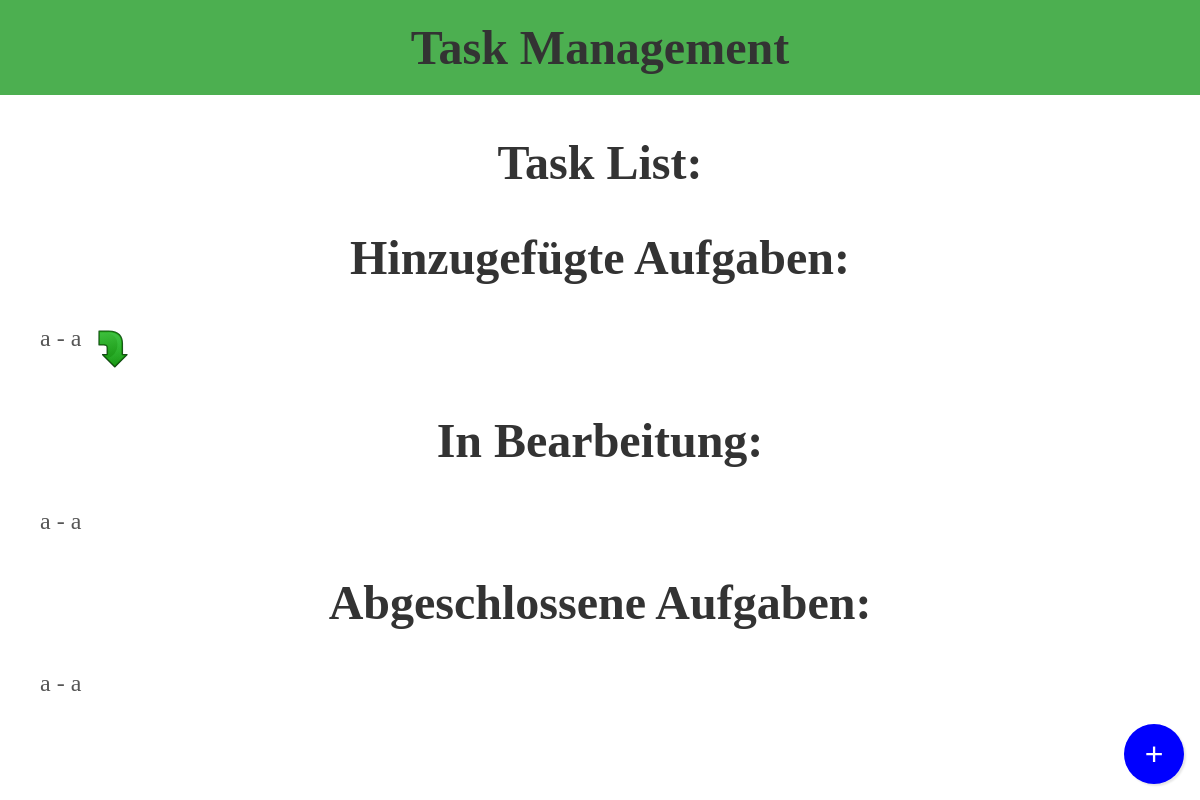
The page /management/ on the database as committed earlier.
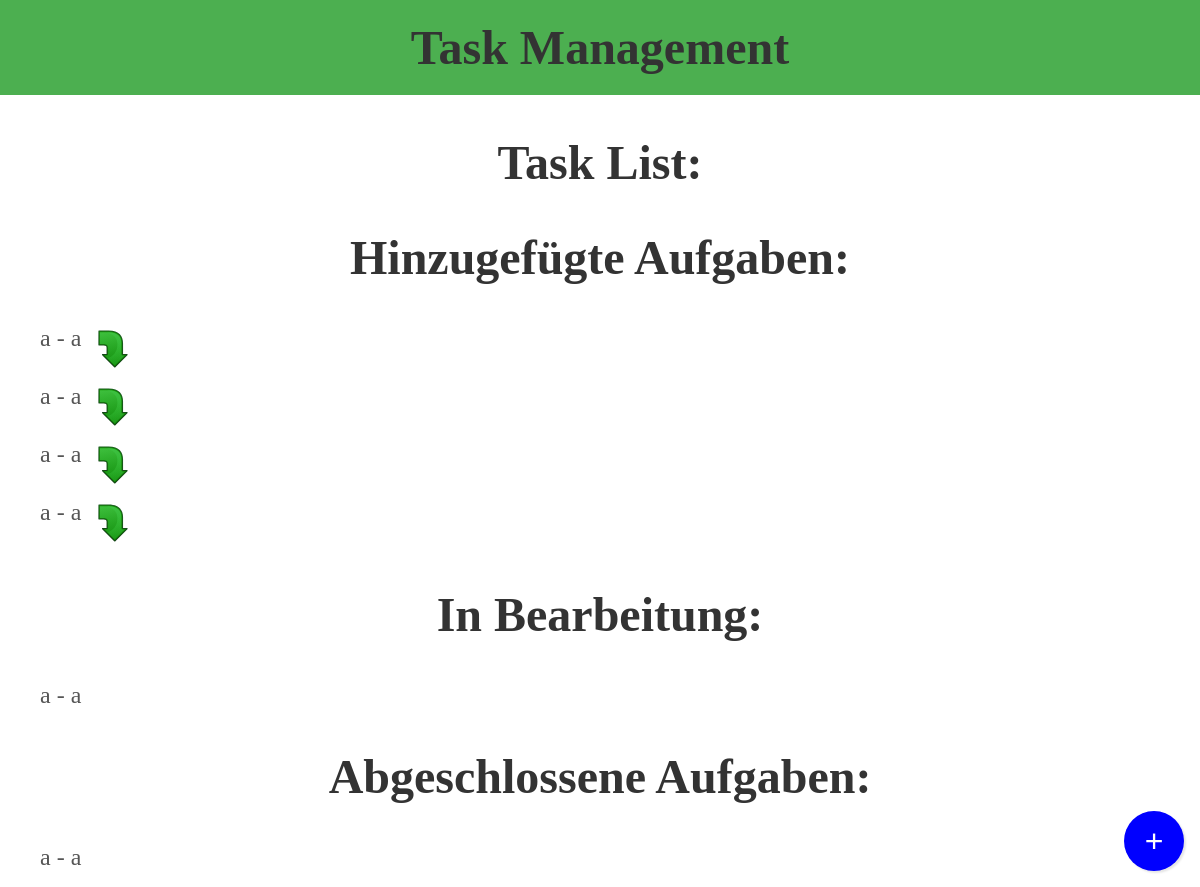
The same page on the database as committed later.
### manegement/models.py (models this page shows, shortened)
class added_tasks(models.Model):
    name = models.CharField(max_length=200)
    description = models.TextField()
    created_at_date = models.DateField(default=date.today)
    created_at_time = models.TimeField(default=current_time)

class in_progress_tasks(models.Model):
    name = models.CharField(max_length=200)
    description = models.TextField()
    created_at_date = models.DateField()
    created_at_time = models.TimeField()
    in_progress_at_date = models.DateField(default=date.today)
    in_progress_at_time = models.TimeField(default=current_time)

class completed_tasks(models.Model):
    name = models.CharField(max_length=200)
    description = models.TextField()
    created_at_date = models.DateField()
    created_at_time = models.TimeField()
    in_progress_at_date = models.DateField()
    in_progress_at_time = models.TimeField()
    completed_at_date = models.DateField(default=date.today)
    completed_at_time = models.TimeField(default=current_time)

### manegement/views.py (the view, shortened to what this page needs)
# urls.py: 2. Add a URL to urlpatterns:  path('', views.home, name='home')
def home(request):
    added = added_tasks.objects.all()
    in_progress = in_progress_tasks.objects.all()
    completed = completed_tasks.objects.all()
    return render(request, 'index.html', {
        'added_tasks': added,
        'in_progress_tasks': in_progress,
        'completed_tasks': completed,
    })

### manegement/templates/index.html (shortened to what this page needs)
{% load static %}
<!DOCTYPE html>
<html lang="de">
  <head>
    <link rel="stylesheet" href="{% static 'style.css' %}" />
  </head>
  <body>
    <header>
      <h1>Task Management</h1>
    </header>
    <h1>Task List:</h1>
    <h1>Hinzugefügte Aufgaben:</h1>
    <ul>
      {% for task in added_tasks %}
      <li>
        {{ task.name }} - {{ task.description }}
        <img src="{% static 'img/arrow.svg' %}" class="arrow" onclick="setInProgress('{{ task.id }}')" />
      </li>
      {% empty %}
      <li>Keine Aufgaben vorhanden.</li>
      {% endfor %}
    </ul>
    <h1>In Bearbeitung:</h1>
    <ul>
      {% for task in in_progress_tasks %}
      <li>{{ task.name }} - {{ task.description }}</li>
      {% empty %}
      <li>Keine Aufgaben in Bearbeitung.</li>
      {% endfor %}
    </ul>
    <h1>Abgeschlossene Aufgaben:</h1>
    <ul>
      {% for task in completed_tasks %}
      <li>{{ task.name }} - {{ task.description }}</li>
      {% empty %}
      <li>Keine abgeschlossenen Aufgaben.</li>
      {% endfor %}
      <button onclick="addTask()" class="add">+</button>
    </ul>
  </body>
</html>

Rows that differ between the two databases and show on the page:
added added_tasks: name "a", description "a"
added added_tasks: name "a", description "a"
added added_tasks: name "a", description "a"
